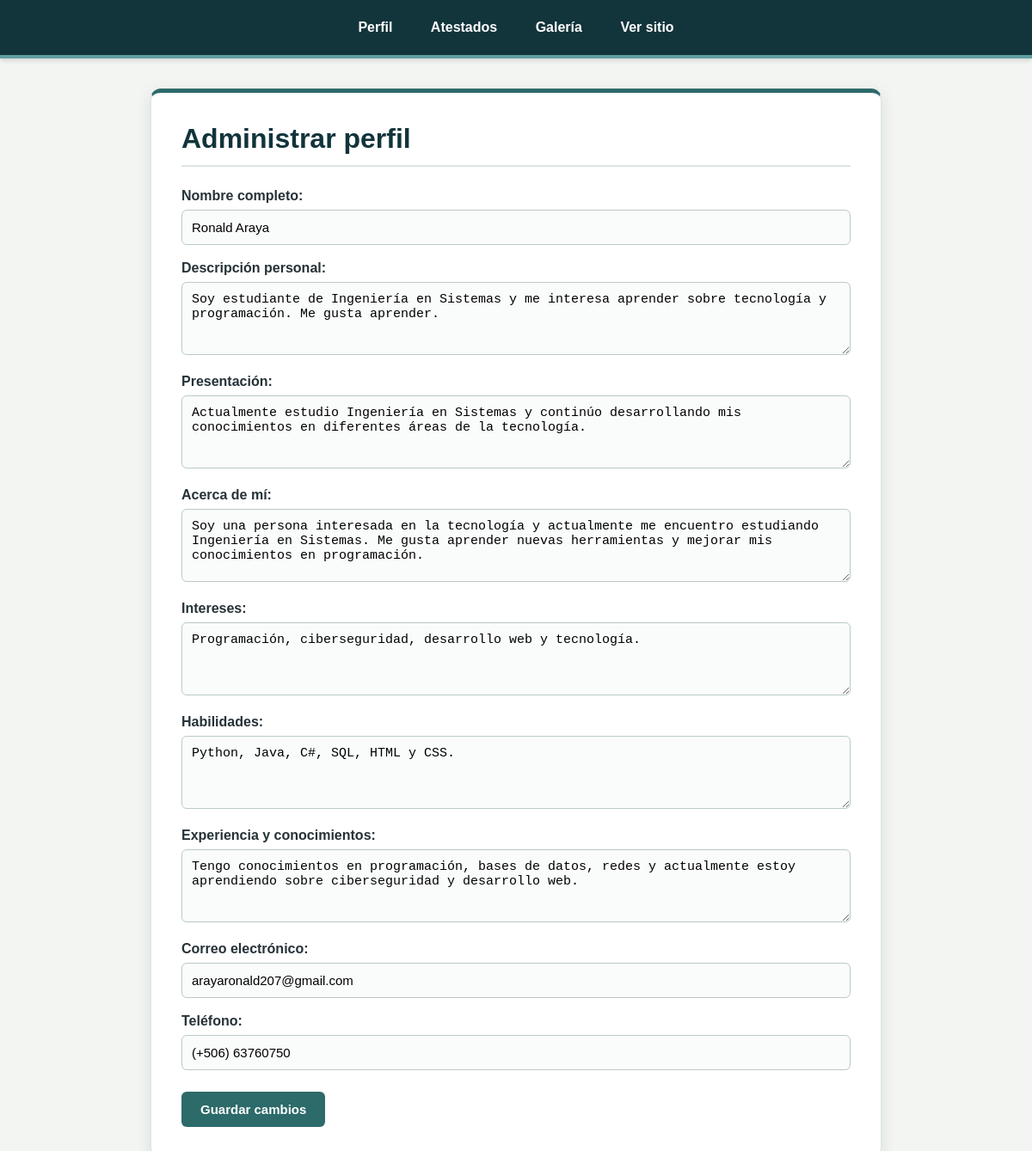
The app's page /admin/perfil.php with its own data.
### tables this page shows
CREATE TABLE `perfil` (
  `id` int(11) NOT NULL,
  `nombre_completo` varchar(150) NOT NULL,
  `foto_perfil` varchar(255) DEFAULT NULL,
  `descripcion_personal` text DEFAULT NULL,
  `presentacion` text DEFAULT NULL,
  `acerca_de_mi` text DEFAULT NULL,
  `intereses` text DEFAULT NULL,
  `habilidades` text DEFAULT NULL,
  `experiencia_conocimientos` text DEFAULT NULL,
  `correo` varchar(150) DEFAULT NULL,
  `telefono` varchar(30) DEFAULT NULL,
  `redes_sociales` varchar(255) DEFAULT NULL
);

### admin/perfil.php (the view, shortened to what this page needs)
<?php
require_once __DIR__ . "/../config/conexion.php";
$sql = "SELECT * FROM perfil WHERE id = 1";
$resultado = mysqli_query($conn, $sql);
$perfil = mysqli_fetch_assoc($resultado);
?>
<!DOCTYPE html>
<html lang="es">
<head>
    <link rel="stylesheet" href="../css/admin.css">
</head>
<body>
    <nav class="admin-nav">
        <a href="perfil.php">Perfil</a>
        <a href="atestados.php">Atestados</a>
        <a href="galeria.php">Galería</a>
        <a href="../index.php">Ver sitio</a>
    </nav>
    <div class="admin-contenedor">
        <h1>Administrar perfil</h1>
        <form method="POST">
            <label>Nombre completo:</label>
            <input
                type="text"
                name="nombre"
                value="<?php echo $perfil["nombre_completo"]; ?>"
                required
            >
            <label>Descripción personal:</label>
            <textarea name="descripcion" required><?php echo $perfil["descripcion_personal"]; ?></textarea>
            <label>Presentación:</label>
            <textarea name="presentacion" required><?php echo $perfil["presentacion"]; ?></textarea>
            <label>Acerca de mí:</label>
            <textarea name="acerca" required><?php echo $perfil["acerca_de_mi"]; ?></textarea>
            <label>Intereses:</label>
            <textarea name="intereses" required><?php echo $perfil["intereses"]; ?></textarea>
            <label>Habilidades:</label>
            <textarea name="habilidades" required><?php echo $perfil["habilidades"]; ?></textarea>
            <label>Experiencia y conocimientos:</label>
            <textarea name="experiencia" required><?php echo $perfil["experiencia_conocimientos"]; ?></textarea>
            <label>Correo electrónico:</label>
            <input
                type="email"
                name="correo"
                value="<?php echo $perfil["correo"]; ?>"
                required
            >
            <label>Teléfono:</label>
            <input
                type="text"
                name="telefono"
                value="<?php echo $perfil["telefono"]; ?>"
                required
            >
            <button type="submit">Guardar cambios</button>
        </form>
    </div>
</body>
</html>

### css/admin.css (style rules this page uses)
* { box-sizing: border-box; }
body { margin: 0; font-family: Arial, Helvetica, sans-serif; background-color: #f3f5f2; color: #263238; }
.admin-nav { background-color: #12343b; padding: 14px; text-align: center; border-bottom: 4px solid #5f9ea0; box-shadow: 0 2px 6px rgba(0, 0, 0, 0.15); }
.admin-nav a { display: inline-block; color: white; text-decoration: none; margin: 0 5px; padding: 9px 15px; border-radius: 6px; font-weight: bold; transition: background-color 0.25s ease, transform 0.25s ease; }
.admin-contenedor { width: 90%; max-width: 850px; margin: 35px auto; background-color: white; padding: 35px; border-radius: 12px; border: 1px solid #dce5e3; border-top: 5px solid #2d6a6a; box-shadow: 0 5px 18px rgba(18, 52, 59, 0.12); transition: box-shadow 0.3s ease, transform 0.3s ease; }
.admin-contenedor h1 { color: #12343b; margin-top: 0; margin-bottom: 25px; padding-bottom: 12px; border-bottom: 2px solid #dce5e3; }
.admin-contenedor label { display: block; margin-top: 18px; margin-bottom: 7px; color: #263238; font-weight: bold; }
.admin-contenedor input[type="text"], .admin-contenedor input[type="email"], .admin-contenedor input[type="number"], .admin-contenedor input[type="file"], .admin-contenedor textarea { width: 100%; padding: 11px; border: 1px solid #b9cac7; border-radius: 6px; font-size: 15px; background-color: #fafcfb; transition: border-color 0.2s ease, box-shadow 0.2s ease, background-color 0.2s ease; }
.admin-contenedor textarea { min-height: 85px; resize: vertical; }
.admin-contenedor button { margin-top: 25px; padding: 12px 22px; background-color: #2d6a6a; color: white; border: none; border-radius: 6px; font-size: 15px; font-weight: bold; cursor: pointer; transition: background-color 0.2s ease, transform 0.2s ease, box-shadow 0.2s ease; }

### records on screen
perfil: nombre "Ronald Araya", descripcion "Soy estudiante de Ingeniería en Sistemas y me interesa aprender sobre tecnología y programación. Me gusta aprender.", presentacion "Actualmente estudio Ingeniería en Sistemas y continúo desarrollando mis conocimientos en diferentes áreas de la tecnología.", acerca "Soy una persona interesada en la tecnología y actualmente me encuentro estudiando Ingeniería en Sistemas. Me gusta aprender nuevas herramientas y mejorar mis conocimientos en programación.", intereses "Programación, ciberseguridad, desarrollo web y tecnología.", habilidades "Python, Java, C#, SQL, HTML y CSS.", experiencia "Tengo conocimientos en programación, bases de datos, redes y actualmente estoy aprendiendo sobre ciberseguridad y desarrollo web.", correo "arayaronald207@gmail.com", telefono "(+506) 63760750"
